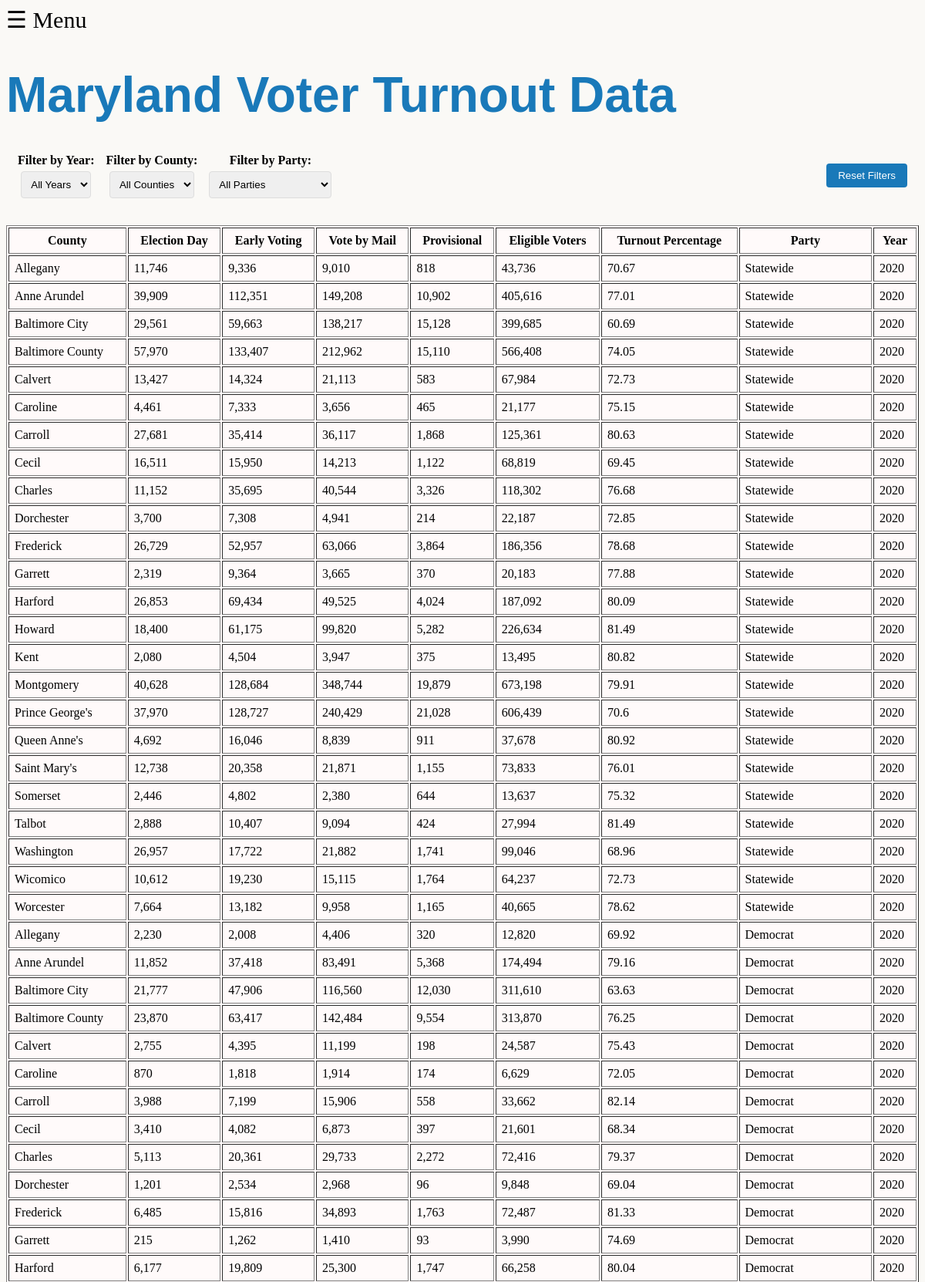
The app's page /official-turnout (upper part) with its own data.
### app.py (models this page shows)
class OfficialTurnout(Model):
    county = CharField(column_name='County')
    election_day = IntegerField(column_name='Election Day')
    early_voting = IntegerField(column_name='Early Voting')
    vote_by_mail = IntegerField(column_name='Vote By Mail')
    provisional = IntegerField(column_name='Provisional')
    eligible_voters = IntegerField(column_name='Eligible Voters')
    turnout_percent = DoubleField(column_name='Turnout Percentage')
    party = CharField(column_name='Party')
    year = IntegerField(column_name='Year')
    class Meta:
        table_name = "official_turnout"
        database = db
        primary_key = False

### app.py (the view)
@app.route("/official-turnout")
def official_turnout():
    object_list = OfficialTurnout.select(
        OfficialTurnout.county,
        OfficialTurnout.election_day,
        OfficialTurnout.early_voting,
        OfficialTurnout.vote_by_mail,
        OfficialTurnout.provisional,
        OfficialTurnout.eligible_voters,
        OfficialTurnout.turnout_percent,
        OfficialTurnout.party,
        OfficialTurnout.year
    )
    template = 'official_turnout.html'
    return render_template(template, object_list=object_list)

### templates/official_turnout.html (shortened to what this page needs)
<!doctype html>
<html lang="en">
    <head>
        <link rel="stylesheet" href="/static/general_style.css">
        <link rel="stylesheet" href="/static/official_turnout.css">
        <link rel="stylesheet" href="//cdn.datatables.net/2.0.0/css/dataTables.dataTables.min.css"/>
    </head>
    <body>
        <span style="font-size:30px;cursor:pointer" onclick="openNav()">&#9776; Menu</span>
        <h1>Maryland Voter Turnout Data</h1>
        <div class="controls">
            <div class="filter-group">
                <label for="year-filter">Filter by Year:</label>
                <select id="year-filter">
                    <option value="all">All Years</option>
                </select>
            </div>
            <div class="filter-group">
                <label for="county-filter">Filter by County:</label>
                <select id="county-filter">
                    <option value="all">All Counties</option>
                </select>
            </div>
            <div class="filter-group">
                <label for="party-filter">Filter by Party:</label>
                <select id="party-filter">
                    <option value="none">All Parties</option>
                </select>
            </div>
            <button id="reset-filters">Reset Filters</button>
        </div>
        <table id="voter-data" border=1 cellpadding=7>
            <thead>
                <tr>
                    <th>County</th>
                    <th>Election Day</th>
                    <th>Early Voting</th>
                    <th>Vote by Mail</th>
                    <th>Provisional</th>
                    <th>Eligible Voters</th>
                    <th>Turnout Percentage</th>
                    <th>Party</th>
                    <th>Year</th>
                </tr>
            </thead>
            <tbody>
                {% for obj in object_list %}
                <tr>
                    <td>{{ obj.county }}</td>
                    <td>{{ "{:,}".format(obj.election_day) }}</td>
                    <td>{{ "{:,}".format(obj.early_voting) }}</td>
                    <td>{{ "{:,}".format(obj.vote_by_mail) }}</td>
                    <td>{{ "{:,}".format(obj.provisional) }}</td>
                    <td>{{ "{:,}".format(obj.eligible_voters) }}</td>
                    <td>{{ "{:,}".format(obj.turnout_percent) }}</td>
                    <td>{{ obj.party }}</td>
                    <td>{{ obj.year }}</td>
                </tr>
                {% endfor %}
            </tbody>
        </table>
    </body>
</html>

### static/general_style.css (style rules this page uses)
body { background-color: blanchedalmond; }
h1, h3 { text-align: center; }
table { background-color:snow; }
#voter-data { width: 100%; table-layout: auto; }

### static/official_turnout.css (style rules this page uses)
body { background-color: #FAF9F6; }
h1 { text-align: left; font-family: "Poppins", sans-serif; font-size: 4em; color: #1979b9; margin-bottom: 2%; }
.controls { padding: 15px; border-radius: 5px; margin-bottom: 20px; display: flex; flex-wrap: wrap; gap: 15px; align-items: center; }
.filter-group { display: flex; flex-direction: column; align-items: center; }
label { font-weight: bold; margin-bottom: 5px; }
select, button { padding: 8px; border-radius: 4px; border: 1px solid #ddd; }
button { background: #1979b9; color: white; border: none; cursor: pointer; padding: 8px 15px; margin-left: auto; }

### records on screen
OfficialTurnout: county "Allegany", election_day "11,746", early_voting "9,336", vote_by_mail "9,010", provisional "818", eligible_voters "43,736", turnout_percent "70.67", party "Statewide", year "2020"
OfficialTurnout: county "Calvert", election_day "13,427", early_voting "14,324", vote_by_mail "21,113", provisional "583", eligible_voters "67,984", turnout_percent "72.73", party "Statewide", year "2020"
OfficialTurnout: county "Caroline", election_day "4,461", early_voting "7,333", vote_by_mail "3,656", provisional "465", eligible_voters "21,177", turnout_percent "75.15", party "Statewide", year "2020"
OfficialTurnout: county "Dorchester", election_day "3,700", early_voting "7,308", vote_by_mail "4,941", provisional "214", eligible_voters "22,187", turnout_percent "72.85", party "Statewide", year "2020"
OfficialTurnout: county "Garrett", election_day "2,319", early_voting "9,364", vote_by_mail "3,665", provisional "370", eligible_voters "20,183", turnout_percent "77.88", party "Statewide", year "2020"
OfficialTurnout: county "Kent", election_day "2,080", early_voting "4,504", vote_by_mail "3,947", provisional "375", eligible_voters "13,495", turnout_percent "80.82", party "Statewide", year "2020"
OfficialTurnout: county "Queen Anne's", election_day "4,692", early_voting "16,046", vote_by_mail "8,839", provisional "911", eligible_voters "37,678", turnout_percent "80.92", party "Statewide", year "2020"
OfficialTurnout: county "Somerset", election_day "2,446", early_voting "4,802", vote_by_mail "2,380", provisional "644", eligible_voters "13,637", turnout_percent "75.32", party "Statewide", year "2020"
OfficialTurnout: county "Talbot", election_day "2,888", early_voting "10,407", vote_by_mail "9,094", provisional "424", eligible_voters "27,994", turnout_percent "81.49", party "Statewide", year "2020"
OfficialTurnout: county "Allegany", election_day "2,230", early_voting "2,008", vote_by_mail "4,406", provisional "320", eligible_voters "12,820", turnout_percent "69.92", party "Democrat", year "2020"
OfficialTurnout: county "Calvert", election_day "2,755", early_voting "4,395", vote_by_mail "11,199", provisional "198", eligible_voters "24,587", turnout_percent "75.43", party "Democrat", year "2020"
OfficialTurnout: county "Caroline", election_day "870", early_voting "1,818", vote_by_mail "1,914", provisional "174", eligible_voters "6,629", turnout_percent "72.05", party "Democrat", year "2020"
OfficialTurnout: county "Carroll", election_day "3,988", early_voting "7,199", vote_by_mail "15,906", provisional "558", eligible_voters "33,662", turnout_percent "82.14", party "Democrat", year "2020"
OfficialTurnout: county "Cecil", election_day "3,410", early_voting "4,082", vote_by_mail "6,873", provisional "397", eligible_voters "21,601", turnout_percent "68.34", party "Democrat", year "2020"
OfficialTurnout: county "Dorchester", election_day "1,201", early_voting "2,534", vote_by_mail "2,968", provisional "96", eligible_voters "9,848", turnout_percent "69.04", party "Democrat", year "2020"
OfficialTurnout: county "Garrett", election_day "215", early_voting "1,262", vote_by_mail "1,410", provisional "93", eligible_voters "3,990", turnout_percent "74.69", party "Democrat", year "2020"

### other values on screen
{{ obj.county }} "Anne Arundel" "Baltimore City" "Baltimore County" "Carroll" "Cecil" "Charles" "Frederick" "Harford" "Howard" "Montgomery" "Prince George's" "Saint Mary's" "Washington" "Wicomico" "Worcester" "Anne Arundel" "Baltimore City" "Baltimore County" "Charles" "Frederick" "Harford"
{{ "{:,}".format(obj.election_day) }} "39,909" "29,561" "57,970" "27,681" "16,511" "11,152" "26,729" "26,853" "18,400" "40,628" "37,970" "12,738" "26,957" "10,612" "7,664" "11,852" "21,777" "23,870" "5,113" "6,485" "6,177"
{{ "{:,}".format(obj.early_voting) }} "112,351" "59,663" "133,407" "35,414" "15,950" "35,695" "52,957" "69,434" "61,175" "128,684" "128,727" "20,358" "17,722" "19,230" "13,182" "37,418" "47,906" "63,417" "20,361" "15,816" "19,809"
{{ "{:,}".format(obj.vote_by_mail) }} "149,208" "138,217" "212,962" "36,117" "14,213" "40,544" "63,066" "49,525" "99,820" "348,744" "240,429" "21,871" "21,882" "15,115" "9,958" "83,491" "116,560" "142,484" "29,733" "34,893" "25,300"
{{ "{:,}".format(obj.provisional) }} "10,902" "15,128" "15,110" "1,868" "1,122" "3,326" "3,864" "4,024" "5,282" "19,879" "21,028" "1,155" "1,741" "1,764" "1,165" "5,368" "12,030" "9,554" "2,272" "1,763" "1,747"
{{ "{:,}".format(obj.eligible_voters) }} "405,616" "399,685" "566,408" "125,361" "68,819" "118,302" "186,356" "187,092" "226,634" "673,198" "606,439" "73,833" "99,046" "64,237" "40,665" "174,494" "311,610" "313,870" "72,416" "72,487" "66,258"
{{ "{:,}".format(obj.turnout_percent) }} "77.01" "60.69" "74.05" "80.63" "69.45" "76.68" "78.68" "80.09" "81.49" "79.91" "70.6" "76.01" "68.96" "72.73" "78.62" "79.16" "63.63" "76.25" "79.37" "81.33" "80.04"
{{ obj.party }} "Statewide" "Statewide" "Statewide" "Statewide" "Statewide" "Statewide" "Statewide" "Statewide" "Statewide" "Statewide" "Statewide" "Statewide" "Statewide" "Statewide" "Statewide" "Democrat" "Democrat" "Democrat" "Democrat" "Democrat" "Democrat"
{{ obj.year }} "2020" "2020" "2020" "2020" "2020" "2020" "2020" "2020" "2020" "2020" "2020" "2020" "2020" "2020" "2020" "2020" "2020" "2020" "2020" "2020" "2020"
